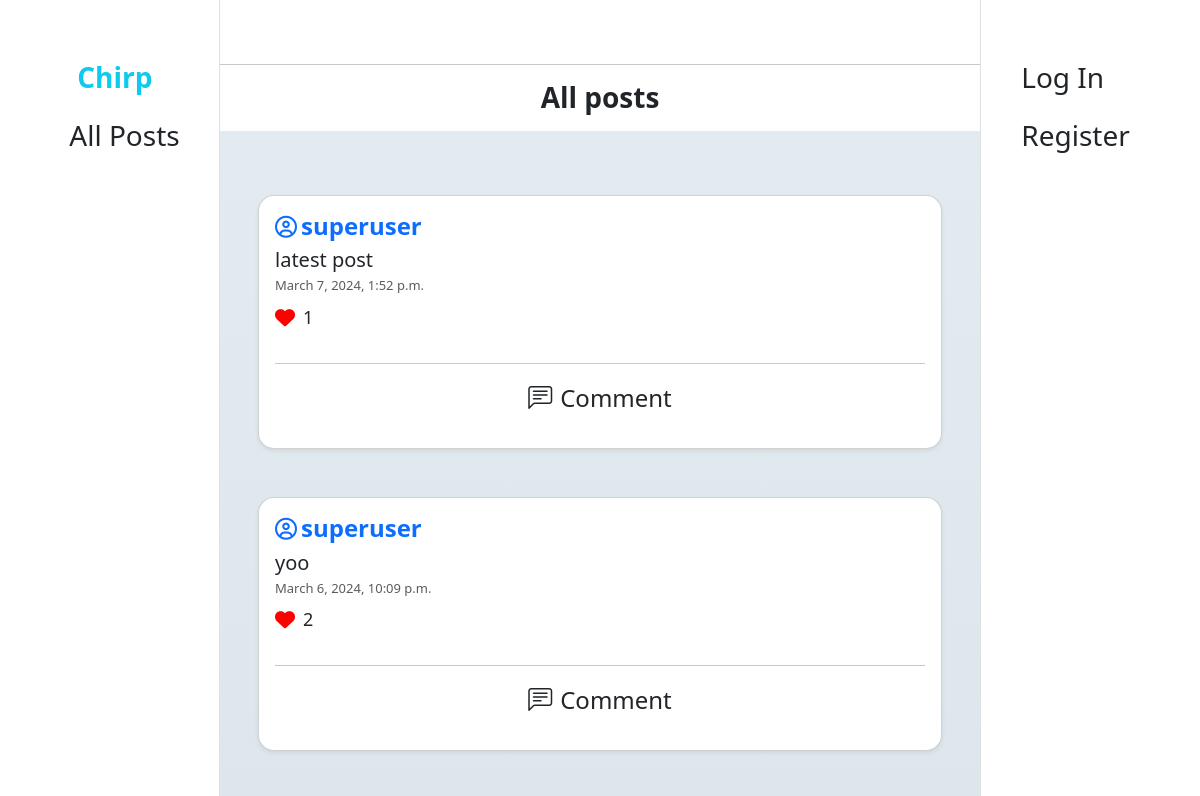
The app's page / (upper part), older data.
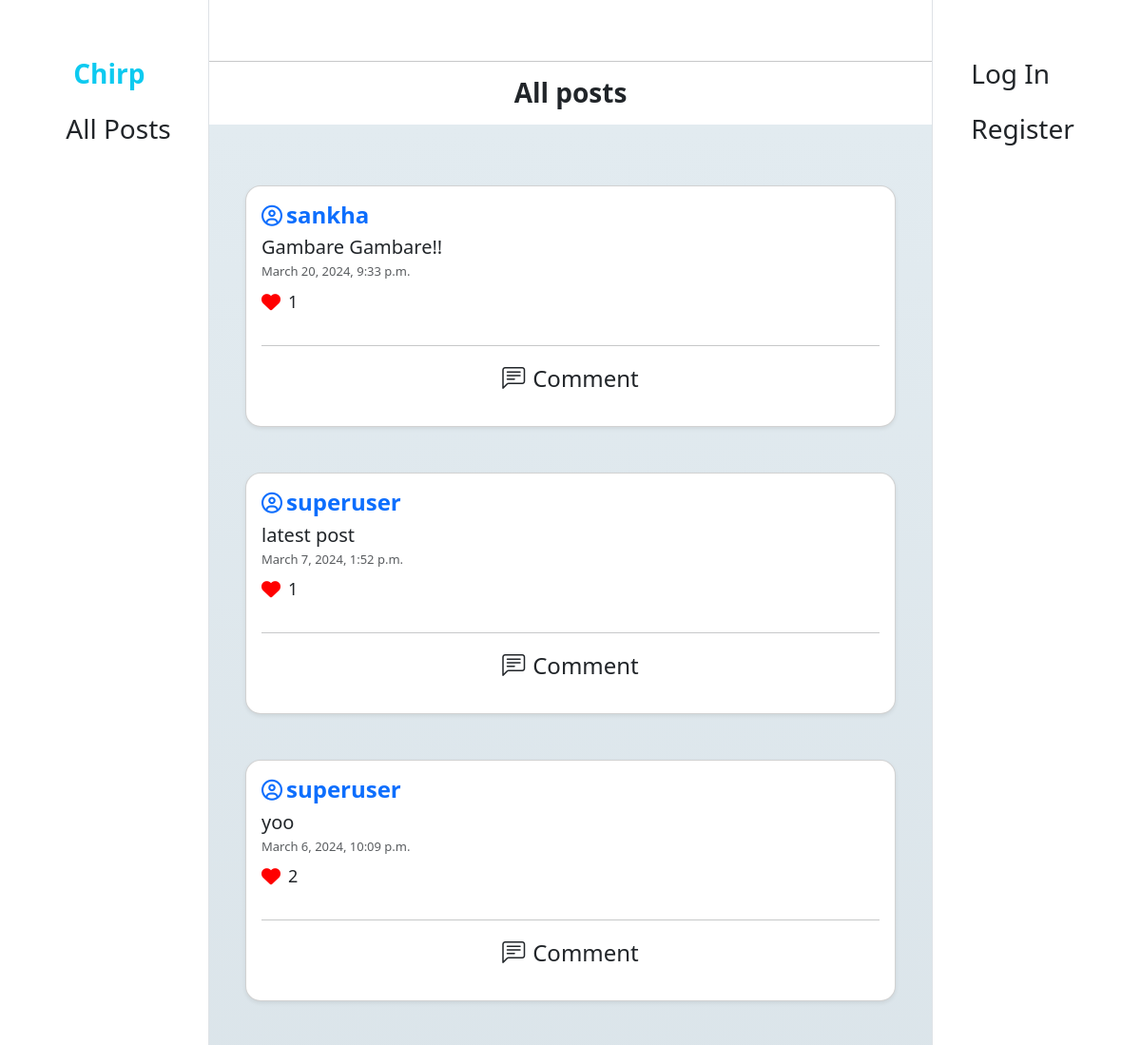
The same page, newer data.
### network/models.py (models this page shows)
class Posts(models.Model):
    username = models.ForeignKey('User', null=True, on_delete=models.SET_NULL, related_name='all_posts')
    post_content = models.CharField(max_length=1000)
    creation_time = models.DateTimeField(auto_now_add=True, blank=True, null=True)
    likes = models.IntegerField(default=0)
    liked_by = models.ManyToManyField('User', blank=True, related_name='likes')

class User(AbstractUser, models.Model):
    follower_count = models.IntegerField(default=0)
    following_count = models.IntegerField(default=0)
    follower_list = models.ManyToManyField('User', blank=True, related_name='followers')
    following_list = models.ManyToManyField('User', blank=True, related_name='following')

### network/views.py (the view)
# urls.py: path("", views.index, name="index"),
def index(request):
    posts = Posts.objects.all().order_by('-creation_time')
    paginator = Paginator(posts, 10)
    page_number = request.GET.get("page")
    page_obj = paginator.get_page(page_number)
    return render(request, "network/index.html", {
        "post_form": PostForm(),
        "all_posts": page_obj,
        "all_comments": Comments.objects.all()
    })

### network/templates/network/index.html (shortened to what this page needs)
{% extends "network/layout.html" %}
{% load static %}
{% block body %}
  <hr>
  <div class="sticky-md-top bg-white mb-3">
    <h3 class="text-center fw-semibold">All posts </h3>
  </div>
  <div class="pt-3" style="background: linear-gradient(to top, #cfd9df 0%, #e2ebf0 100%);">
    {% for post in all_posts %}
    <div class="product-container rounded-4 container-fluid card my-5 shadow-sm p-3" style="width: 90%;">
      <div class="d-flex justify-content-between">
        <a class="d-flex gap-1" href="{% url 'profile' post.username %}" style="text-decoration: none;">
          <i class="fa-regular fa-circle-user mt-1" style="font-size: 22px;"></i>
          <h4 class="fw-bold">{{ post.username }}</h4>
        </a>
      </div>
      <h5 id="post-{{post.id}}">{{ post.post_content }}</h5>
      <p class="card-subtitle mb-2 text-muted" style="font-size: small;">{{ post.creation_time }}</p>
      <div class="d-flex">
        <i class="fa-solid fa-heart mt-1" style="color: red;
        font-size: 20px;"></i>
        <p class="px-2 " id="likecount-{{post.id}}" style="font-size: 18px;">{{ post.likes }}</p>
      </div>
      <hr>
      <div class="d-flex justify-content-around">
        <div id="loadcomment-{{post.id}}" class="d-flex" onclick="load_comments(id)">
          <i class="bi bi-chat-left-text" style="font-size: 24px;"></i>
          <p class="ps-2" style="font-size: 24px;">Comment</p>
        </div>
      </div>
    </div>
  {% endfor %}
  </div>
{% endblock %}

### network/templates/network/layout.html (shortened to what this page needs)
{% load static %}
<!DOCTYPE html>
<html lang="en">
    <head>
        <link rel="stylesheet" href="https://cdn.jsdelivr.net/npm/bootstrap@5.3.2/dist/css/bootstrap.min.css">
        <link rel="stylesheet" href="https://cdn.jsdelivr.net/npm/bootstrap-icons@1.3.0/font/bootstrap-icons.css">
        <link rel="stylesheet" href="https://cdnjs.cloudflare.com/ajax/libs/font-awesome/6.5.1/css/all.min.css">
        <link href="{% static 'network/styles.css' %}" rel="stylesheet">
    </head>
    <body>
        <div class="container">
            <div class="row">
                <div class="col-md-2 pt-5 d-flex justify-content-center border-end bg-white sticky-top">
                    <nav class="navigation-bar">
                        <ul class="navbar-nav d-flex flex-row flex-md-column">
                            <li class="nav-item px-1">
                                <a class="nav-link mx-2 fs-3 text-info fw-bold" href="{% url 'index' %}">Chirp</a>
                            </li>
                            <li class="nav-item px-1">
                                <a class="nav-link fs-3" href="{% url 'index' %}">All Posts</a>
                            </li>
                        </ul>
                      </nav>
                </div>
                <div class="col-md-8 pt-5 px-0">
                    {% block body %}
                    {% endblock %}
                </div>
                <div class="col-md-2 pt-5 d-flex justify-content-center border-start sticky-bottom bg-white sticky-md-none">
                    <nav class="navigation-bar">
                        <ul class="navbar-nav d-flex flex-row flex-md-column justify-sm-content-between">
                        {% if user.is_authenticated %}
                            <li class="nav-item px-1">
                                <a class="nav-link fs-3" href="{% url 'following' %}">Following</a>
                            </li>
                            <li class="nav-item px-1">
                                <a class="nav-link fs-3" href="{% url 'logout' %}">Log Out</a>
                            </li>
                        {% else %}
                            <li class="nav-item px-1">
                                <a class="nav-link fs-3" href="{% url 'login' %}">Log In</a>
                            </li>
                            <li class="nav-item px-1">
                                <a class="nav-link fs-3" href="{% url 'register' %}">Register</a>
                            </li>
                        {% endif %}
                        </ul>
                      </nav>
                </div>
            </div>
        </div>
    </body>
</html>

### network/static/network/styles.css (style rules this page uses)
.navigation-bar { position: relative; }
@media (min-width: 768px) { .navigation-bar { position: fixed; } }

Row changes from the older to the newer data that the page shows:
added Posts: username "sankha", post_content "Gambare Gambare!!", creation_time "March 20, 2024, 9:33 p.m.", likes "1"
